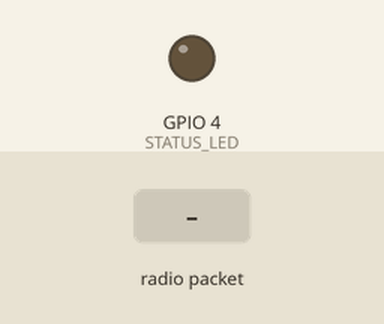
This sketch was run on a simulated ESP8266 (NodeMCU). On the bench: output pins drawn as LEDs (lit = HIGH). Inputs (shaded band) come from the test bench. No radio packets arrive unless stated; what the sketch prints to the serial monitor is not drawn.

Above: at 2.3 s.
2.4 s: radio packet "PKT:" arrives
At 2.48 s:
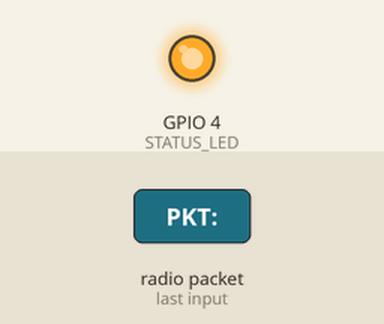
3.9 s: radio packet "|" arrives
At 4.3 s:
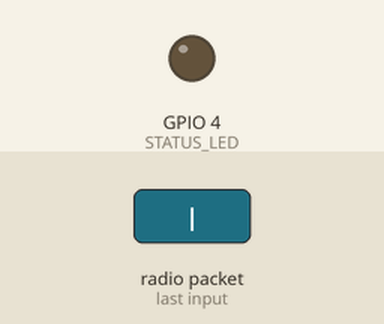
5.4 s: radio packet "ACK" arrives
At 6.6 s:
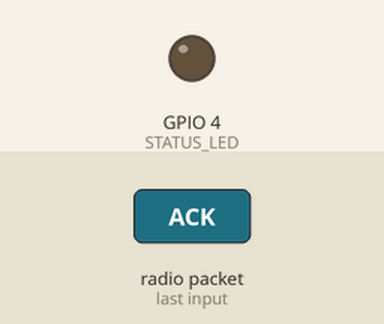
Timing chart, 0 to 8.4 s (numbered marks = the images above; inputs shaded):
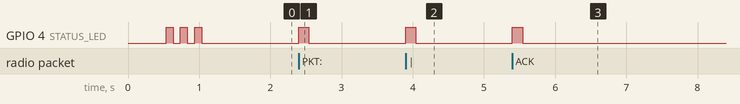

Measured:
- after the input at 2.4 s, GPIO 4 (STATUS_LED): LOW → HIGH at once, → LOW 0.14 s later
- after the input at 3.9 s, GPIO 4 (STATUS_LED): LOW → HIGH at once, → LOW 0.14 s later
- after the input at 5.4 s, GPIO 4 (STATUS_LED): LOW → HIGH at once, → LOW 0.14 s later

The sketch:

receiver.ino
```cpp
/**
 * ============================================================================
 * SHEcurity — Range Test: LoRa Receiver (ESP32 #2) [SF9]
 * ============================================================================
 * CONFIGURATION: Spreading Factor 9 (SF9) | Bandwidth 125 kHz | 20 dBm (100 mW)
 *
 * BASED ON: Range-Testing/range_test_receiver.ino
 *
 * PURPOSE:
 *   Standalone range test sketch & laptop serial gateway.
 *   - Listens for SF9 packets from transmitter at 433 MHz.
 *   - Prints RSSI, SNR, packet loss stats for range walk-testing.
 *   - Outputs raw telemetry directly to Serial (115200 baud) for the
 *     SHEcurity Node.js website backend (lora-receiver-serial.js).
 *   - Sends automated LoRa ACKs back to transmitter with signal quality report.
 *
 * Hardware:
 *   - ESP32 NodeMCU / DevKit V1
 *   - SX1278 (Ra-02 433MHz) LoRa SPI Module
 *   - 100 µF Electrolytic Capacitor across SX1278 VCC–GND (RECOMMENDED)
 *   - 433 MHz Antenna (17.3 cm wire or spring coil)
 *
 * Pinout Connections (ESP32 → SX1278 Ra-02):
 *   ┌──────────────┬────────────────┐
 *   │   ESP32 Pin  │  SX1278 Pin    │
 *   ├──────────────┼────────────────┤
 *   │   3.3V       │  VCC (3.3V!)   │◄── Cap (+) leg here
 *   │   GND        │  GND           │◄── Cap (–) leg here
 *   │   GPIO 5     │  NSS / CS      │
 *   │   GPIO 14    │  RST / RESET   │
 *   │   GPIO 2     │  DIO0 / IRQ    │
 *   │   GPIO 18    │  SCK           │
 *   │   GPIO 19    │  MISO          │
 *   │   GPIO 23    │  MOSI          │
 *   │   —          │  ANT → Antenna │
 *   └──────────────┴────────────────┘
 *
 * Baud Rate: 115200 bps
 * ============================================================================
 */

#include <SPI.h>
#include <LoRa.h>

#define LORA_SS    5
#define LORA_RST   14
#define LORA_DIO0  2
#define LORA_BAND  433000000L   // 433.00 MHz ISM Band

#if defined(LED_BUILTIN) && (LED_BUILTIN != LORA_DIO0)
  #define STATUS_LED LED_BUILTIN
#else
  #define STATUS_LED 4
#endif

int packetsReceived = 0;
int packetsMissed = 0;
int lastPacketNum = 0;

void blinkLed(int count, int delayMs) {
  for (int i = 0; i < count; i++) {
    digitalWrite(STATUS_LED, HIGH);
    delay(delayMs);
    digitalWrite(STATUS_LED, LOW);
    delay(delayMs);
  }
}

void setup() {
  Serial.begin(115200);
  delay(500);

  pinMode(STATUS_LED, OUTPUT);
  digitalWrite(STATUS_LED, LOW);

  Serial.println("\n=========================================");
  Serial.println("  SHEcurity LoRa RANGE TEST — Receiver (SF9)");
  Serial.println("=========================================");

  LoRa.setPins(LORA_SS, LORA_RST, LORA_DIO0);

  if (!LoRa.begin(LORA_BAND)) {
    Serial.println("[RX] ERROR: LoRa init failed! Check wiring & 3.3V power.");
    while (1) {
      digitalWrite(STATUS_LED, HIGH);
      delay(200);
      digitalWrite(STATUS_LED, LOW);
      delay(200);
    }
  }

  // ── Optimized High-Power Balanced Radio Parameters (Matches Transmitter!) ──
  LoRa.setTxPower(20);              // 20 dBm for ACK replies
  LoRa.setSpreadingFactor(9);       // SF9: Balanced ~150ms airtime
  LoRa.setSignalBandwidth(125E3);   // 125 kHz: Rock-solid lock, zero crystal drift
  LoRa.setCodingRate4(5);           // CR 4/5: Fast Forward Error Correction
  LoRa.setSyncWord(0x12);           // Sync word: 0x12
  LoRa.enableCrc();                 // CRC on: Discards corrupted noise packets

  Serial.println("[RX] ✅ LoRa Ready (SF9, BW125k, CR4/5, 20dBm, CRC ON)");
  Serial.println("[RX] ⚡ Mode: Balanced Long Range (~150ms airtime) + 100mW RF Boost");
  Serial.println("[RX] Listening for range test packets...\n");
  blinkLed(3, 100);
}

void loop() {
  int packetSize = LoRa.parsePacket();
  if (packetSize) {
    digitalWrite(STATUS_LED, HIGH);

    String receivedData = "";
    while (LoRa.available()) {
      receivedData += (char)LoRa.read();
    }
    receivedData.trim();

    // Output pure telemetry line directly for website backend compatibility
    if (receivedData.length() > 0) {
      Serial.println(receivedData);
    }

    int rssi = LoRa.packetRssi();
    float snr = LoRa.packetSnr();

    packetsReceived++;

    // Extract packet number to detect missed packets
    int pktIdx = receivedData.indexOf("PKT:");
    if (pktIdx >= 0) {
      int endIdx = receivedData.indexOf("|", pktIdx + 4);
      if (endIdx < 0) endIdx = receivedData.length();
      int currentPktNum = receivedData.substring(pktIdx + 4, endIdx).toInt();
      if (lastPacketNum > 0 && currentPktNum > lastPacketNum + 1) {
        int missed = currentPktNum - lastPacketNum - 1;
        packetsMissed += missed;
        Serial.printf("[RX] ⚠️ Missed %d packet(s)! (expected #%d, got #%d)\n",
                      missed, lastPacketNum + 1, currentPktNum);
      }
      lastPacketNum = currentPktNum;
    }

    // ── Signal Quality Report ──
    Serial.println("┌──────────────────────────────────────┐");
    Serial.printf( "│ PACKET #%d RECEIVED                   \n", packetsReceived);
    Serial.printf( "│ Data: %s\n", receivedData.c_str());
    Serial.printf( "│ RSSI: %d dBm\n", rssi);
    Serial.printf( "│ SNR:  %.1f dB\n", snr);
    Serial.printf( "│ Size: %d bytes\n", packetSize);

    // ── Link Quality Assessment ──
    String quality;
    if (rssi > -80)       quality = "🟢 EXCELLENT";
    else if (rssi > -100) quality = "🟡 GOOD";
    else if (rssi > -115) quality = "🟠 WEAK (edge of range)";
    else                  quality = "🔴 CRITICAL (packet loss imminent)";

    Serial.printf( "│ Link: %s\n", quality.c_str());
    Serial.printf( "│ Stats: %d received, %d missed (%.1f%% loss)\n",
                   packetsReceived, packetsMissed,
                   packetsReceived + packetsMissed > 0
                     ? (packetsMissed * 100.0 / (packetsReceived + packetsMissed))
                     : 0.0);
    Serial.println("└──────────────────────────────────────┘");

    // Send ACK back with signal quality report
    if (receivedData.length() > 0) {
      delay(50); // Pause so transmitter switches to RX
      LoRa.beginPacket();
      LoRa.print("ACK|RANGE|RSSI:" + String(rssi) + "|SNR:" + String(snr, 1));
      LoRa.endPacket();
      Serial.println("[RX] ✅ ACK sent with signal report\n");
    }

    digitalWrite(STATUS_LED, LOW);
  }

  // Allow laptop backend to send ACK downlinks via USB Serial
  if (Serial.available()) {
    String cmd = Serial.readStringUntil('\n');
    cmd.trim();
    if (cmd.startsWith("ACK")) {
      digitalWrite(STATUS_LED, HIGH);
      LoRa.beginPacket();
      LoRa.print(cmd);
      LoRa.endPacket();
      digitalWrite(STATUS_LED, LOW);
    }
  }
}
```
